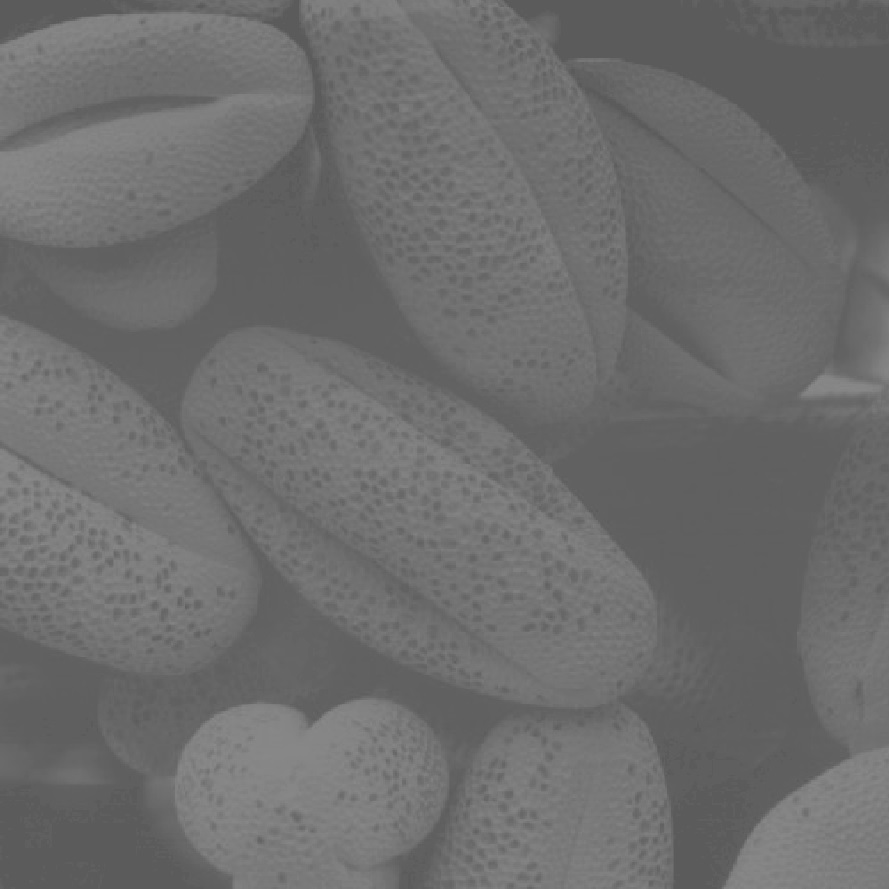
#> input picture HW2/washed_out_pollen_image.jpg, 889 x 889 px
$ python histogram.py
#> lines starting #> are read from the running program, lines starting #| are printed output that depends on the picture
# -*- coding: utf-8 -*-
"""
Created on Wed Dec  2 12:30:29 2020

@author: toml
"""

import numpy as np
import cv2 as cv
from matplotlib import pyplot as plt
# [7 lines of commented-out code are left out]
from skimage import exposure

img = cv.imread('washed_out_pollen_image.jpg', cv.IMREAD_GRAYSCALE) # BGR and [Cols,Rows]
#> img is the input picture: shape (889, 889); min 87, max 139, mean 109.1

# hist = cv2.calcHist([img],[0],None,[256],[0,256])

plt.hist(img.ravel(),50,[0,256])
plt.title('Orignal image histogram')
plt.show()
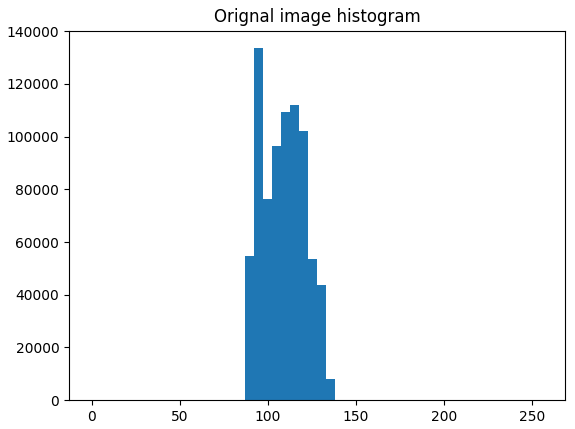
#> figure drawn by matplotlib, 1 panel; tallest bar 133586 high, from x = 92.16 to 97.28

# Contrast stretching
p2, p98 = np.percentile(img, (2, 98))
#> p2 = 91; p98 = 132
img_rescale = exposure.rescale_intensity(img, in_range=(p2, p98))
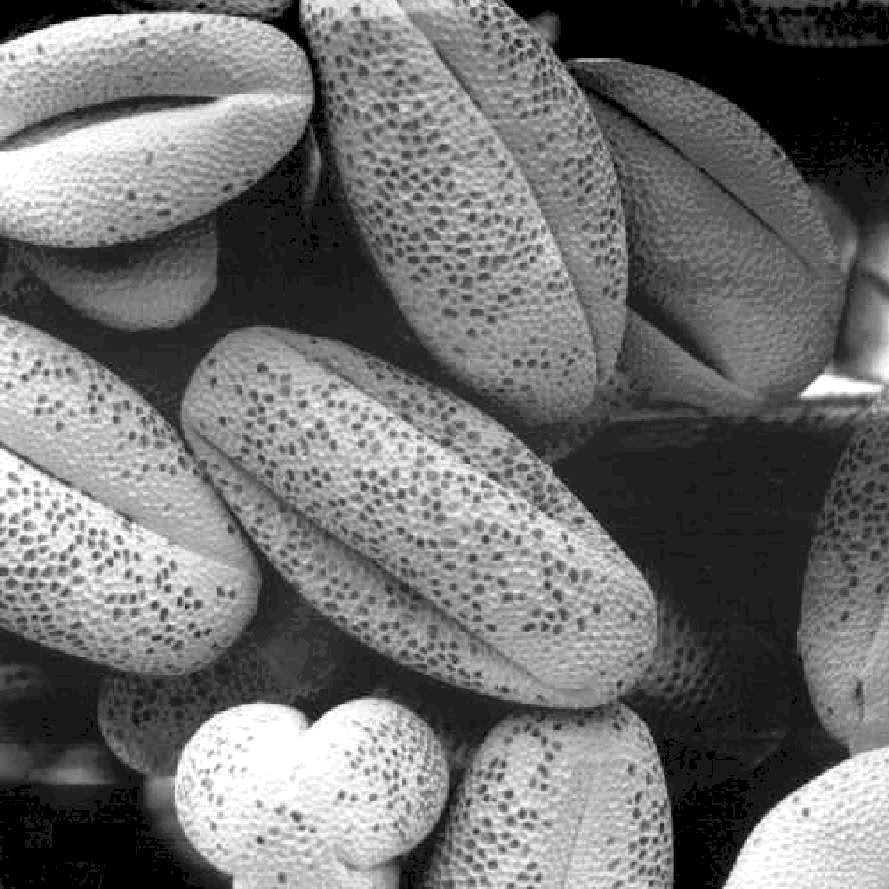
#> img_rescale: shape (889, 889); min 0, max 255, mean 111.9


fig = plt.figure(figsize=(12, 10))

fig.add_subplot(1, 2, 1)
plt.imshow(img, cmap = 'gray')
plt.xticks([]), plt.yticks([])
plt.title('Orignal Image')
fig.add_subplot(1, 2, 2)
plt.imshow(img_rescale, cmap = 'gray')
plt.xticks([]), plt.yticks([])
plt.title('Image After contrast stretching')

plt.show()
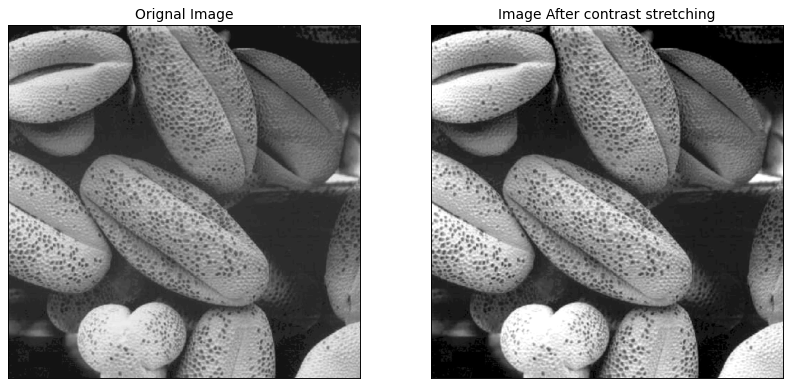
#> figure drawn by matplotlib, 2 panels

plt.hist(img_rescale.ravel(),50,[0,256])
plt.title('histogram after contrast stretching ')
plt.show()
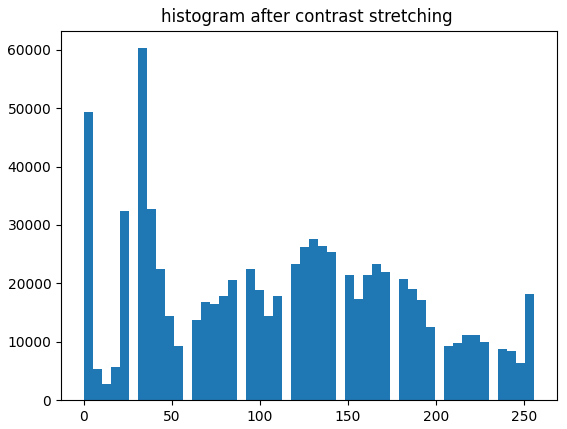
#> figure drawn by matplotlib, 1 panel; tallest bar 60262 high, from x = 30.72 to 35.84

equ = cv.equalizeHist(img)
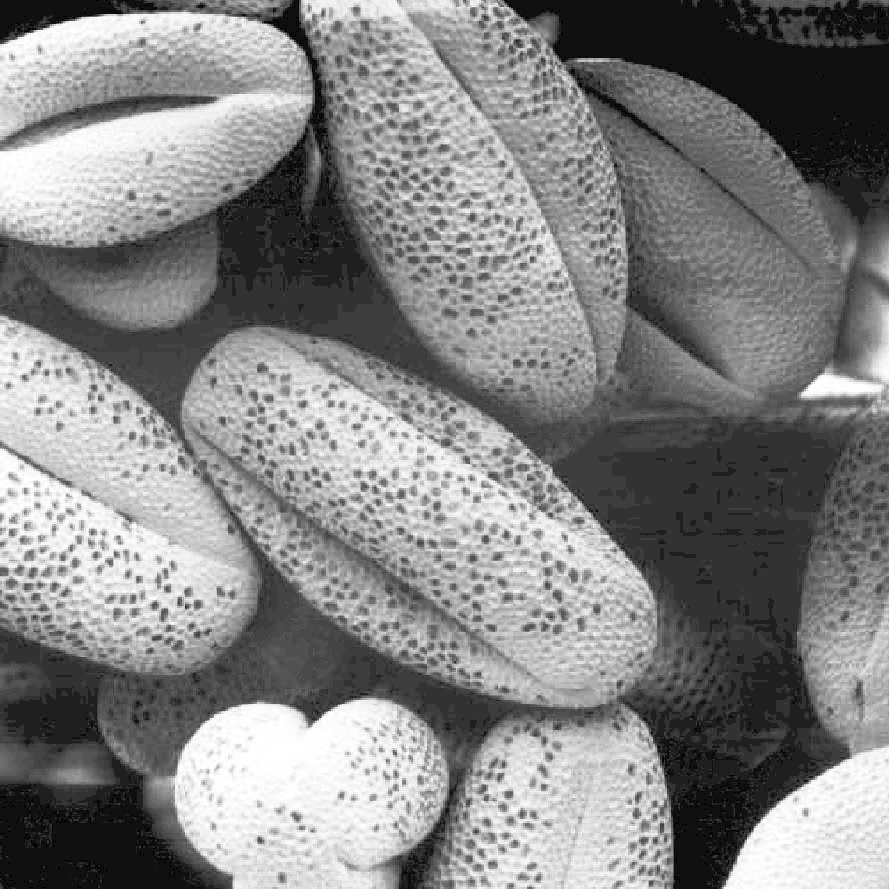
#> equ: shape (889, 889); min 0, max 255, mean 131.4
plt.imshow(np.hstack((img,img_rescale,equ)), cmap='gray')
plt.title('Orignal image, contrast stretching and the image after equalization')
plt.xticks([]), plt.yticks([])
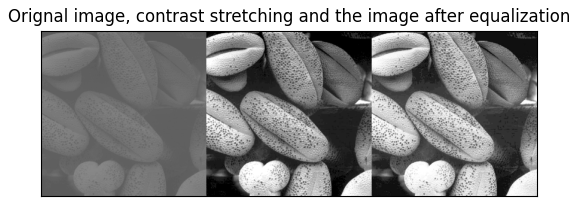
#> figure drawn by matplotlib, 1 panel
